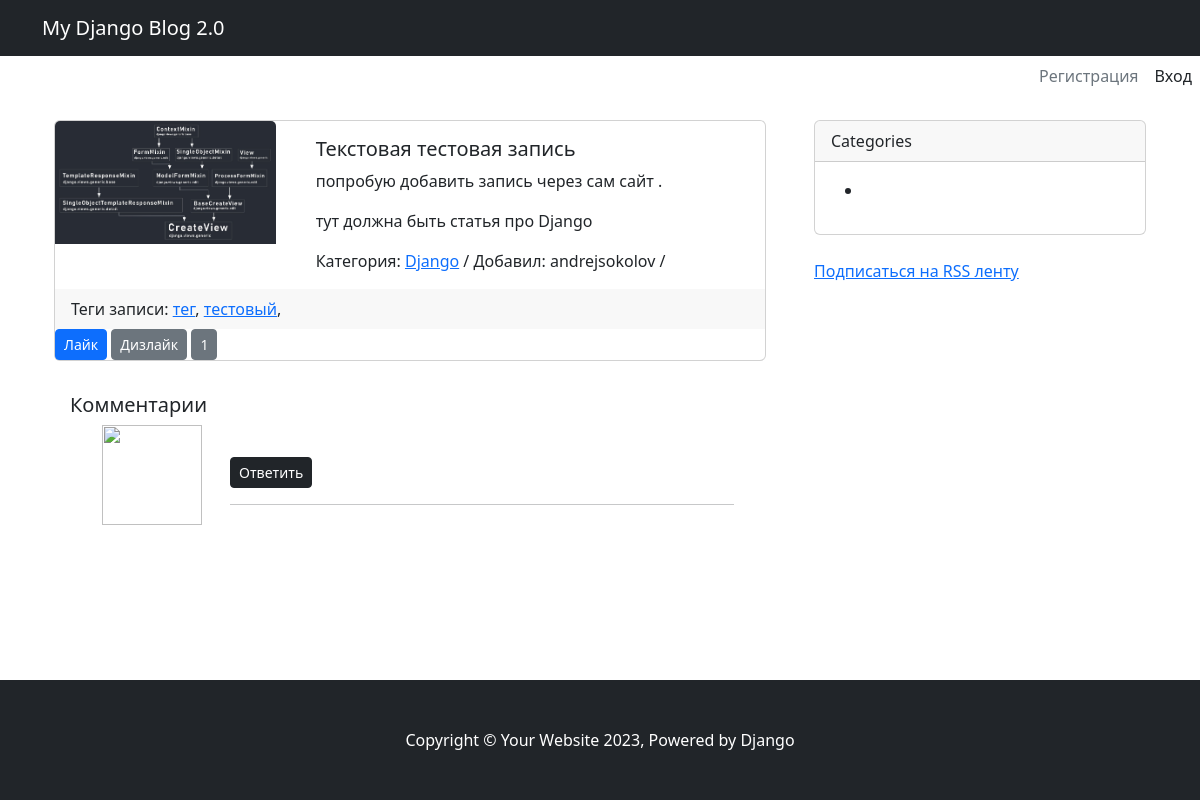
Screenshot of /post/tekstovaya-testovaya-zapis with the database file from the repository.
### apps/blog/models.py (models this page shows, shortened)
class Post(models.Model):
    STATUS_OPTIONS = (
                ('published', 'Опубликовано'),
                ('draft', 'Черновик')
                )
    title = models.CharField(verbose_name ='Название записи', max_length=255)
    slug = models.SlugField(verbose_name='URL', max_length=255, blank=True)
    description = models.TextField(verbose_name='Краткое описание', max_length=500)
    text = models.TextField(verbose_name= "Полный текст записи")
    category = TreeForeignKey('Category', on_delete=models.PROTECT, related_name='posts', verbose_name='Категория')
    thumbnail = models.ImageField(default='default.jpg',
        verbose_name='Изображение записи',
        blank=True,
        upload_to='images/thumbnails/%Y/%m/%d/',
        validators=[FileExtensionValidator(allowed_extensions=('png', 'jpg', 'webp', 'jpeg', 'gif'))]
    )
    status = models.CharField(verbose_name="Статус записи", choices=STATUS_OPTIONS, default='published', max_length=10)
    create = models.DateTimeField(auto_now_add=True, verbose_name="Время добавления")
    update = models.DateTimeField(auto_now=True, verbose_name='Время обновления')
    author = models.ForeignKey(to=User, verbose_name='Автор', on_delete=models.SET_DEFAULT, related_name='author_posts', default=1)
    updater = models.ForeignKey(to=User, verbose_name="Обновил", on_delete=models.SET_NULL, null = True, related_name="updater_posts", blank =True)
    fixed = models.BooleanField(verbose_name="Прикреплено", default=False)
    objects = models.Manager()
    custom = PostManager()
    tags = TaggableManager()
    class Meta:
        db_table = 'blog_post'
        ordering = ['-fixed', '-create']
        indexes = [models.Index(fields=['-fixed', '-create', 'status'])]
        verbose_name = 'Статья'
        verbose_name_plural = 'Статьи'
    def get_sum_rating(self):
        return sum([rating.value for rating in self.ratings.all()])

class Category(MPTTModel):
    title = models.CharField(verbose_name='Название категории', max_length=255)
    slug = models.SlugField(verbose_name="URL категории", blank=True, max_length=255)
    description = models.TextField(verbose_name='Описание категории', max_length=300)
    parent = TreeForeignKey(
        'self',
        on_delete=models.CASCADE,
        null=True,
        blank=True,
        db_index=True,
        related_name='children',
        verbose_name='Родительская категория'
    )
    class MPTTMeta:
        order_insertion_by = ('title',)
    class Meta:
        verbose_name = 'Категория'
        verbose_name_plural = 'Категории'
        db_table = 'app_categories'

class Rating(models.Model):
    post = models.ForeignKey(to=Post, verbose_name='Запись',on_delete=models.CASCADE, related_name='ratings' )
    user = models.ForeignKey(to=User, verbose_name='Пользователь', on_delete=models.CASCADE, blank=True, null = True)
    value = models.IntegerField(verbose_name='Значение', choices=[(1, 'Нравится'),(-1, 'Не нравится')])
    time_create = models.DateTimeField(verbose_name='Время добавления', auto_now_add=True)
    ip_address = models.GenericIPAddressField(verbose_name='Ip адрес')
    class Meta:
        unique_together = ('post', 'ip_address')
        ordering  = ['-time_create']
        indexes =  [models.Index(fields=['-time_create', 'value'])]
        verbose_name = 'Рейтинг'
        verbose_name_plural = 'Рейтинги'

### apps/blog/views.py (the view)
# urls.py: path('post/<str:slug>', PostDetailView.as_view(), name = 'post_detail'),
class PostDetailView(DetailView):
    model = Post
    template_name = 'blog/post_detail.html'
    context_objects_name = 'posts'
    def get_context_data(self, **kwargs):
        context = super().get_context_data(**kwargs)
        context['title'] = self.object.title
        context['form'] = CommentCreateForm
        return context

### templates/blog/post_detail.html (shortened to what this page needs)
{% extends 'main.html' %}
{% load mptt_tags %}
{% load static %}
{% block content %}
<div class="card mb-3">
	<div class="row">
		<div class="col-4">
			<img src="{{ post.thumbnail.url }}" class="card-img-top" alt="{{ post.title }}" />
		</div>
		<div class="col-8">
			<div class="card-body">
				<h5>{{ post.title }}</h5>
                <p class="card-text">{{ post.description|safe }}</p>
				<p class="card-text">{{ post.text|safe }}</p>
				Категория: <a href="{% url 'post_by_category' post.category.slug %}">{{ post.category.title }}</a> / Добавил: {{ post.author.username }} / <small>{{ post.time_create }}</small>
			</div>
		</div>
	</div>
	{% if post.tags.all %}
	<div class="card-footer border-0">
		Теги записи: {% for tag in post.tags.all %} <a href="{% url 'post_by_tags' tag.slug %}">{{ tag }}</a>, {% endfor %}
	</div>
	{% endif %}
                <div class="rating-buttons">
                    <button class="btn btn-sm btn-primary" data-post="{{ post.id }}" data-value="1">Лайк</button>
                    <button class="btn btn-sm btn-secondary" data-post="{{ post.id }}" data-value="-1">Дизлайк
                    </button>
                    <button class="btn btn-sm btn-secondary rating-sum">{{ post.get_sum_rating }}</button>
                </div>
</div>
<div class="card border-0">
	<div class="card-body">
		<h5 class="card-title">
			Комментарии
		</h5>
		{% include 'blog/comments/comments_list.html' %}
	</div>
</div>
{% endblock %}

### rows the page displays
Post: thumbnail (picture), title "Текстовая тестовая запись", description "попробую добавить запись через сам сайт .", text "тут должна быть статья про Django", category "Django", author.username "andrejsokolov", get_sum_rating "1"
Tag: name "тег"
Tag: name "тестовый"
